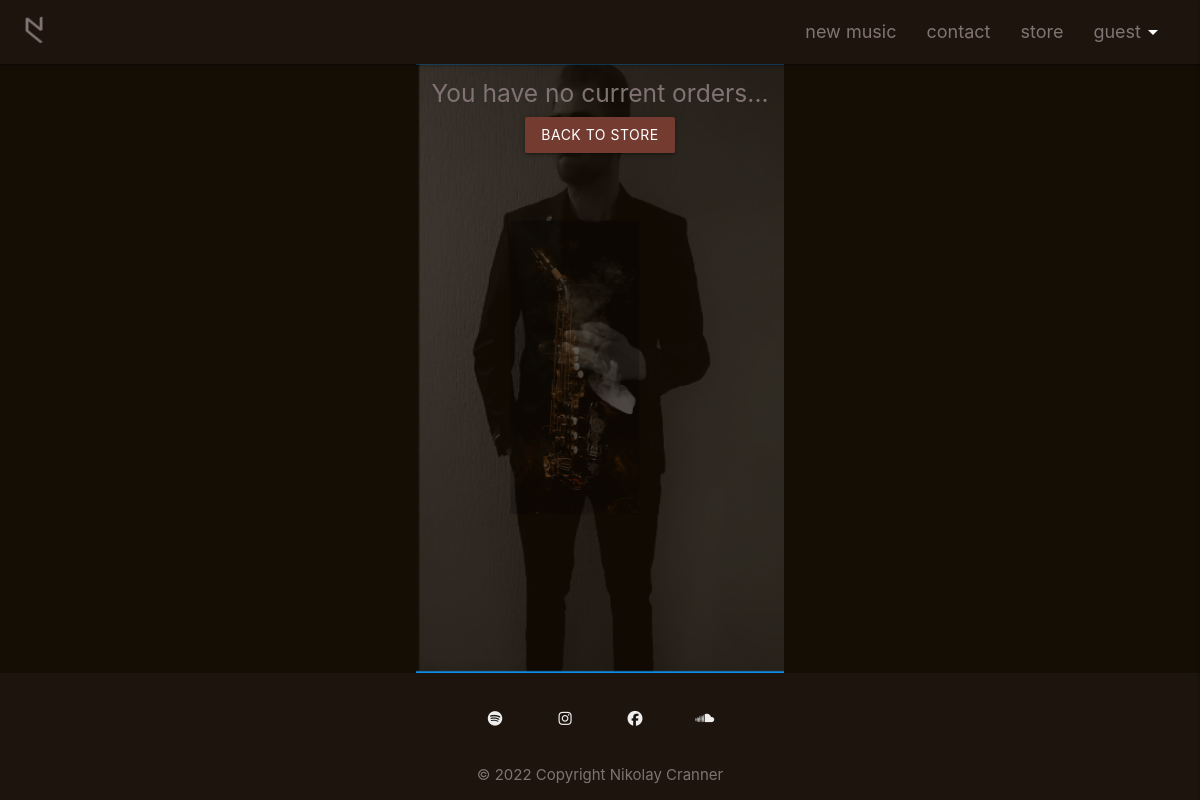
The app's page /store/order/2022-05-20.18:58:20, older data.
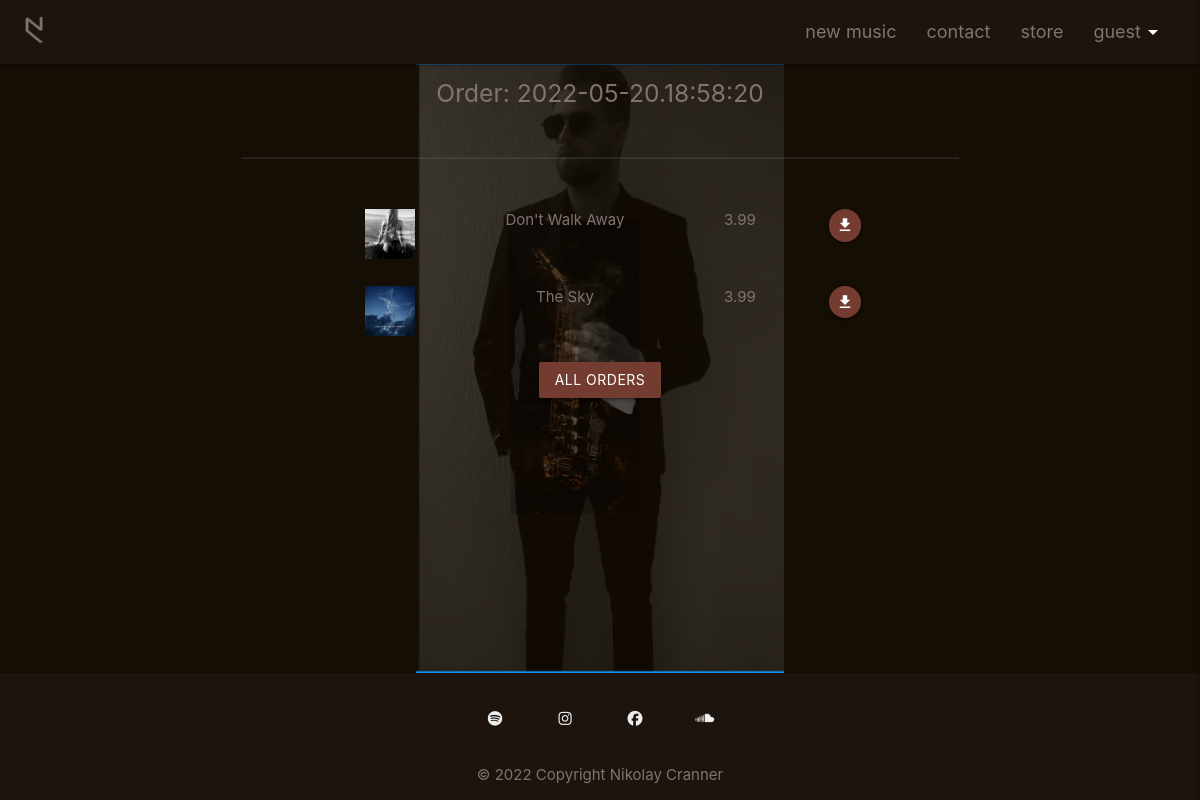
The same page, newer data.
### store/models.py (models this page shows, shortened)
class Order(models.Model):
    order_id = models.CharField(max_length=254, null=True, blank=True)
    order_items = models.CharField(max_length=254, null=True, blank=True)
    user_id = models.CharField(max_length=254, null=True, blank=True)
    transaction_date = models.DateField(default=tz.now)
    transaction_time = models.TimeField(default=time(18, 00))
    grand_total = models.DecimalField(default=0.00, max_digits=10, decimal_places=2)

class Product(models.Model):
    category = models.ForeignKey('Category', null=True, blank=True, on_delete=models.SET_NULL)
    sku = models.CharField(max_length=254, null=True, blank=True)
    name = models.CharField(max_length=254)
    description = models.TextField()
    has_sizes = models.BooleanField(default=False, null=True, blank=True)
    price = models.DecimalField(max_digits=6, decimal_places=2)
    rating = models.DecimalField(max_digits=6, decimal_places=2, null=True, blank=True)
    image_url = models.URLField(max_length=1024, null=True, blank=True)
    image = models.ImageField(null=True, blank=True)
    media = models.FileField(null=True, blank=True)

### store/views.py (the view)
# urls.py: path('order/<order_id>', views.view_order, name='order'),
def view_order(request, order_id):
    global session_user
    session_user = get_session_user(request)
    products_order = []
    print("the order_id is: ", order_id)
    try:
        order = get_object_or_404(Order, user_id=session_user, order_id=order_id)
    except:
        return render(request, 'store/view_order.html')
    for id in order.order_items.split(" "):
        if id != "":
            product = get_object_or_404(Product, pk=id)
            products_order.append(product)
    context = {
        'order': order,
        'products_order': products_order,
    }
    return render(request, 'store/view_order.html', context)

### store/views.py (called while the page is built)
def get_session_user(request):
    if request.user.is_authenticated:
        session_user = request.user.username
        print("session user is: ", session_user)
        return session_user
    else:
        session_user = 'guest'
        print("session user is: ", session_user)
        return session_user

### store/templates/store/view_order.html
{% extends 'base.html' %}
{% block content %}
<div class="container">
    <div class="row center">
        {% if order %}
        <div class="col s12">
            <h5>Order: {{order.order_id}}</h5>
            <hr>
        </div>
        {% for product in products_order %}
        <div class="row product-row">
            <div class="col s3 m2 l2 offset-l2"><img src="{{ MEDIA_URL }}{{ product.image }}" alt="{{ product.image }}" class="nc-bag-img"></div>
            <div class="col s5 l3" id="{{ product.pk }}">{{ product.name }}</div>
            <div class="col s2 l2">{{ product.price }}</div>
            <div class="col s2 l1">
                <a href="{{ MEDIA_URL }}{{ product.media }}" download >
                    <button class="btn-floating btn-small waves-effect waves-light nc-btn-color" id="download-{{ forloop.counter0 }}" type="submit" name="download" value="{{ forloop.counter0 }}" onclick="">
                        <i class="material-icons">download</i>
                    </button>
                </a>
            </div>
        </div>
        {% endfor %}
        <div class="row">
            <div class="col s12">
                <a href="{% url 'user_profile' %}">
                    <button class="btn waves-effect waves-light btn nc-btn-color" id="#to-all-orders" type="submit" name="to-all-orders" value="">All Orders</button>
                </a>
            </div>
        </div>
        {% else %}
        <h5>You have no current orders...</h5>
        <div class="col s12 m6 offset-m3 l4 offset-l4 center">
            <a href="{% url 'store' %}">
                <button class="btn waves-effect waves-light btn nc-btn-color" id="#to-store" type="submit" name="to-store" value="">Back to store</button>
            </a>
        </div>
        {% endif %}
    </div>
</div>
{% endblock %}

### templates/base.html (shortened to what this page needs)
{% load static %}
<!DOCTYPE html>
<html lang="en">
<head>
    <link rel="stylesheet" href="https://cdnjs.cloudflare.com/ajax/libs/materialize/1.0.0/css/materialize.min.css">
    <link rel="stylesheet" href='{% static "css/style.css" %}'>
</head>
<body>
  {% block page_header %}
  <header>
    <div class="navbar-fixed">
      <nav>
        <div class="nav-wrapper nc-header-footer">
          <a href="{% url 'home' %}" class="brand-logo left">
            <img src='{% static "img/logo.png" %}' alt="Nikolay Cranner Logo" class="nc-logo">
          </a>
          <ul id="nav-mobile" class="right hide-on-med-and-down">
            <li><a href="{% url 'music' %}">new music</a></li>
            <li><a href="{% url 'contact' %}">contact</a></li>
            <li><a href="{% url 'store' %}">store</a></li>
            <li><a class="dropdown-trigger" href="#!" data-target="dropdown1">{{ request.user.username|default:'guest' }}<i class="material-icons right">arrow_drop_down</i></a></li>
          </ul>
        </div>
      </nav>
    </div>
  </header>
  {% endblock %}
  <main style="background-image: url('{% static "img/background.PNG" %}');">
  <section>
    {% block content %}
    {% endblock %}
  </section>
  </main>
  <footer class="page-footer nc-header-footer">
    <div class="container">
      <div class="row center">
          <ul>
            <div class="col s3 m2 offset-m2 l1 offset-l4">
              <li><a class="grey-text text-lighten-3" href="https://open.spotify.com/artist/4NvkvOJ0mDM7QjdzOZLDRd?si=jLyIf8k9R9aKJbMTzNoJsw"><i class="fab fa-spotify"></i></a></li>
            </div>
            <div class="col s3 m2 l1">
              <li><a class="grey-text text-lighten-3" href="https://www.instagram.com/nikolay_cranner/"><i class="fab fa-instagram"></i></a></li>
            </div>
            <div class="col s3 m2 l1">
              <li><a class="grey-text text-lighten-3" href="https://www.facebook.com/NikolayCranner"><i class="fab fa-facebook"></i></a></li>
            </div>
            <div class="col s3 m2 l1">
              <li><a class="grey-text text-lighten-3" href="https://soundcloud.com/nikolaycranner"><i class="fab fa-soundcloud"></i></a></li>
            </div>
          </ul>
      </div>
    </div>
    <div class="footer-copyright nc-header-footer center">
      <div class="container">
      © 2022 Copyright Nikolay Cranner
      </div>
    </div>
  </footer>
</body>
</html>

Row changes from the older to the newer data that the page shows:
added Order: user.username "guest", order_id "2022-05-20.18:58:20"
now on this page (row unchanged): Product: image (picture), name "Don't Walk Away", price "3.99"
now on this page (row unchanged): Product: image (picture), name "The Sky", price "3.99"
Text that changed along with them:
{{ request.user.username|default:'guest' }}: "guest" → (not shown)
text no longer shown: "You have no current orders... BACK TO STORE"
text now shown: "Order: ALL ORDERS"
